Frame 1 (no input): blank canvas, image omitted
Frame 60 (the mouse pressed at the canvas centre just before this capture): blank canvas, image omitted
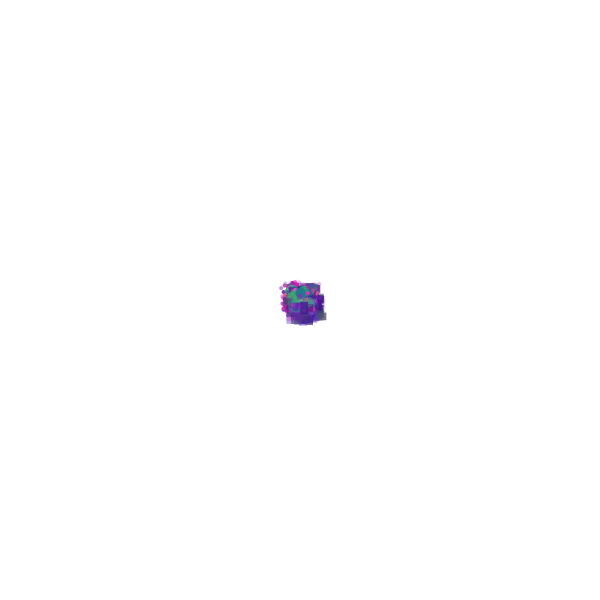
Frame 120 (the mouse held since frame 60 and released just before this capture)

The Processing sketch whose frames 1 and 60 were blank and that drew this single picture after the mouse press (run headless with seeded random() and noise(); from frame 60 on, the mouse is pressed at the canvas centre):

// Processing sketch: processing_94413
// ── processing_94413.pde

float a = random(8,12);
float b=random(3,7);
float c=random(1,8);

void setup(){
  size(600,600);
  background(255);
  noStroke();
  frameRate(40);
}

void draw(){
  translate(mouseX,mouseY);
  if (mousePressed){
  splash();
  splash();
  splash();
  }
}
  
 void splash(){
   pushMatrix();
    fill(random(0,100),random(100,255),random(100,150),random(1,255));
      translate(random(-10,10),random(-10,10));
      ellipse(0,0,a,a);
      ssplash();
     recsplash();
      ssplash();
      recsplash();
      ssplash();
      popMatrix();
    }
    
    
    
    
    
    void ssplash(){

      pushMatrix();
      fill(random(100,255),random(0,100),random(150,200),random(1,255));
      translate(random(-10,10),random(-10,10));
      ellipse(0,0,b,b);
      popMatrix();
    }
    void recsplash(){
      pushMatrix();
      fill(random(50,100),random(0,100),random(100,200),random(1,255));
      translate(random(-10,10),random(-10,10));
      rect(0,0,c,c);
      popMatrix();
    }
